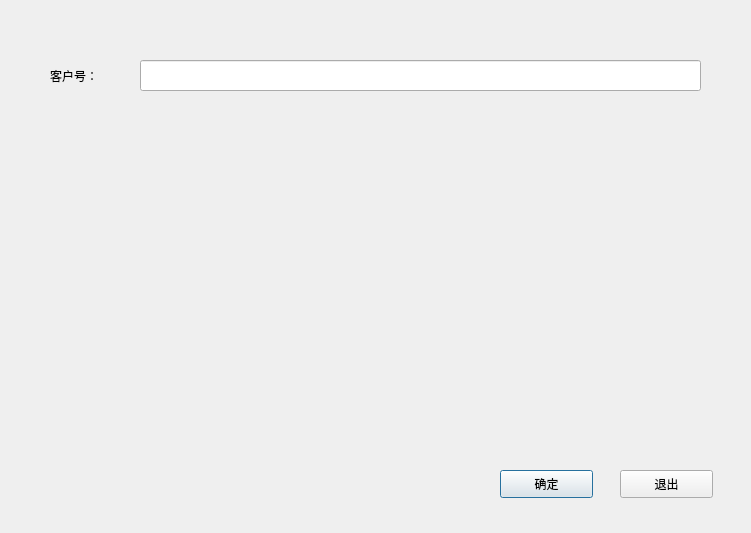
<?xml version="1.0" encoding="UTF-8"?>
<ui version="4.0">
 <class>Dialog</class>
 <widget class="QDialog" name="Dialog">
  <property name="geometry">
   <rect>
    <x>0</x>
    <y>0</y>
    <width>751</width>
    <height>533</height>
   </rect>
  </property>
  <property name="windowTitle">
   <string>根据客户号删除对应客户信息</string>
  </property>
  <widget class="QLabel" name="label">
   <property name="geometry">
    <rect>
     <x>50</x>
     <y>60</y>
     <width>101</width>
     <height>31</height>
    </rect>
   </property>
   <property name="text">
    <string>客户号：</string>
   </property>
  </widget>
  <widget class="QLineEdit" name="lineEdit">
   <property name="geometry">
    <rect>
     <x>140</x>
     <y>60</y>
     <width>561</width>
     <height>31</height>
    </rect>
   </property>
  </widget>
  <widget class="QPushButton" name="pushButton">
   <property name="geometry">
    <rect>
     <x>500</x>
     <y>470</y>
     <width>93</width>
     <height>28</height>
    </rect>
   </property>
   <property name="text">
    <string>确定</string>
   </property>
  </widget>
  <widget class="QPushButton" name="pushButton_2">
   <property name="geometry">
    <rect>
     <x>620</x>
     <y>470</y>
     <width>93</width>
     <height>28</height>
    </rect>
   </property>
   <property name="text">
    <string>退出</string>
   </property>
  </widget>
  <widget class="QLabel" name="label_3">
   <property name="geometry">
    <rect>
     <x>280</x>
     <y>200</y>
     <width>161</width>
     <height>31</height>
    </rect>
   </property>
   <property name="text">
    <string>&lt;html&gt;&lt;head/&gt;&lt;body&gt;&lt;p align=&quot;center&quot;&gt;&lt;br/&gt;&lt;/p&gt;&lt;/body&gt;&lt;/html&gt;</string>
   </property>
  </widget>
  <widget class="QLabel" name="label_4">
   <property name="geometry">
    <rect>
     <x>280</x>
     <y>200</y>
     <width>161</width>
     <height>31</height>
    </rect>
   </property>
   <property name="text">
    <string>&lt;html&gt;&lt;head/&gt;&lt;body&gt;&lt;p align=&quot;center&quot;&gt;&lt;br/&gt;&lt;/p&gt;&lt;/body&gt;&lt;/html&gt;</string>
   </property>
  </widget>
 </widget>
 <resources/>
 <connections/>
</ui>
